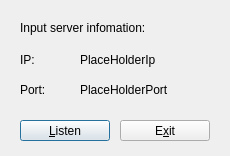
<?xml version="1.0" encoding="UTF-8"?>
<ui version="4.0">
 <class>ServerSettings</class>
 <widget class="QDialog" name="ServerSettings">
  <property name="geometry">
   <rect>
    <x>0</x>
    <y>0</y>
    <width>230</width>
    <height>156</height>
   </rect>
  </property>
  <property name="windowTitle">
   <string/>
  </property>
  <widget class="QWidget" name="centralwidget">
   <widget class="QLabel" name="label">
    <property name="geometry">
     <rect>
      <x>20</x>
      <y>50</y>
      <width>50</width>
      <height>20</height>
     </rect>
    </property>
    <property name="text">
     <string>IP:</string>
    </property>
   </widget>
   <widget class="QLabel" name="label_2">
    <property name="geometry">
     <rect>
      <x>20</x>
      <y>80</y>
      <width>50</width>
      <height>20</height>
     </rect>
    </property>
    <property name="text">
     <string>Port:</string>
    </property>
   </widget>
   <widget class="QLabel" name="placeHolderPort">
    <property name="geometry">
     <rect>
      <x>80</x>
      <y>80</y>
      <width>131</width>
      <height>20</height>
     </rect>
    </property>
    <property name="text">
     <string>PlaceHolderPort</string>
    </property>
   </widget>
   <widget class="QPushButton" name="startListen">
    <property name="geometry">
     <rect>
      <x>20</x>
      <y>120</y>
      <width>90</width>
      <height>21</height>
     </rect>
    </property>
    <property name="text">
     <string>&amp;Listen</string>
    </property>
   </widget>
   <widget class="QPushButton" name="exitPrg">
    <property name="geometry">
     <rect>
      <x>120</x>
      <y>120</y>
      <width>90</width>
      <height>21</height>
     </rect>
    </property>
    <property name="text">
     <string>E&amp;xit</string>
    </property>
   </widget>
   <widget class="QLabel" name="localIp">
    <property name="geometry">
     <rect>
      <x>80</x>
      <y>50</y>
      <width>131</width>
      <height>20</height>
     </rect>
    </property>
    <property name="text">
     <string>&lt;html&gt;&lt;head/&gt;&lt;body&gt;&lt;p&gt;PlaceHolderIp&lt;/p&gt;&lt;/body&gt;&lt;/html&gt;</string>
    </property>
   </widget>
   <widget class="QLabel" name="label_3">
    <property name="geometry">
     <rect>
      <x>20</x>
      <y>20</y>
      <width>181</width>
      <height>16</height>
     </rect>
    </property>
    <property name="text">
     <string>Input server infomation:</string>
    </property>
   </widget>
  </widget>
 </widget>
 <resources/>
 <connections/>
</ui>
